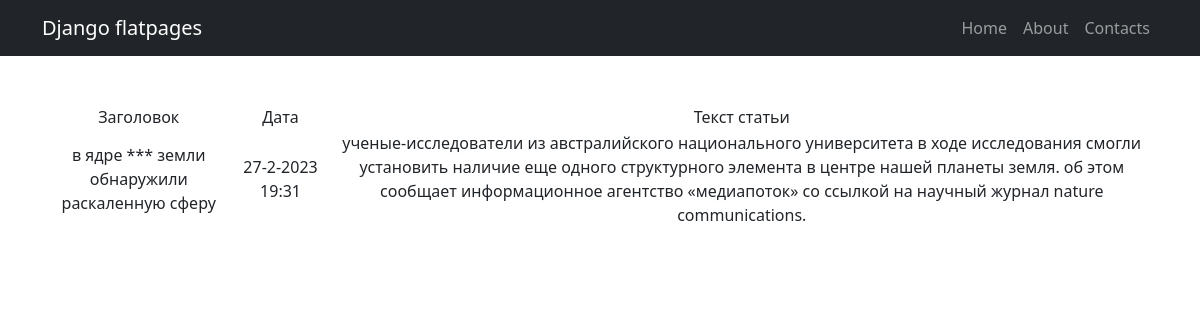
Screenshot of /news/1 with the database file from the repository.
### simpleapp/models.py (models this page shows, shortened)
class News(models.Model):
    name = models.CharField(
        max_length=50,
        unique=True, # названия новостей не должны повторяться
    )
    creationTime = models.DateTimeField(auto_now_add=True)
    description = models.TextField()

### simpleapp/views.py (the view)
# urls.py: path('<int:pk>', NewsDetail.as_view()), # pk — это первичный ключ новости, который будет выводиться у нас в шаблон
class NewsDetail(DetailView):
    model = News  # указываем модель, объекты которой мы будем выводить
    template_name = 'news.html'  # указываем имя шаблона, в котором будет лежать HTML, в нём будут все инструкции о том, как именно пользователю должны вывестись наши объекты
    context_object_name = 'news'

### simpleapp/templatetags/custom_filters.py (called while the page is built)
@register.filter(
    name='censor')  # регистрируем наш фильтр под именем censor, чтоб django понимал, что это именно фильтр, а не простая функция
def cut(value):
    Banned_List = ["блять", "ебать", "пиздец"]
    new_sentence = ""
    for word in value.lower().split():
        if word in Banned_List:
            new_sentence += '*** '
        else:
            new_sentence += word + ' '
    return new_sentence

### templates/news.html (shortened to what this page needs)
{% extends 'flatpages/default.html' %}
{% load static %}
{% load custom_filters %}
{% block content %}
    {% if news %}
        <table>
            <tr>
                <td>
                    Заголовок
                </td>
                <td>
                    Дата
                </td>
                <td>
                    Текст статьи
                </td>
            </tr>
            <tr>
                <td>
                    {{ news.name|censor}}
                </td>
                <td>
		            {{ news.creationTime.day}}-{{ news.creationTime.month}}-{{news.creationTime.year}} {{ news.creationTime.hour}}:{{ news.creationTime.minute}}
                </td>
                <td>
                    {{ news.description|censor}}
                </td>
            </tr>
        </table>
    {% else %}
        <h2>Новостей нет!</h2>
    {% endif %}
{% endblock content %}

### rows the page displays
News: name|censor "в ядре *** земли обнаружили раскаленную сферу", creationTime.day "27", creationTime.month "2", creationTime.year "2023", creationTime.hour "19", creationTime.minute "31", description|censor "ученые-исследователи из австралийского национального университета в ходе исследования смогли установить наличие еще одного структурного элемента в центре нашей планеты земля. об этом сообщает информационное агентство «медиапоток» со ссылкой на научный журнал nature communications."
